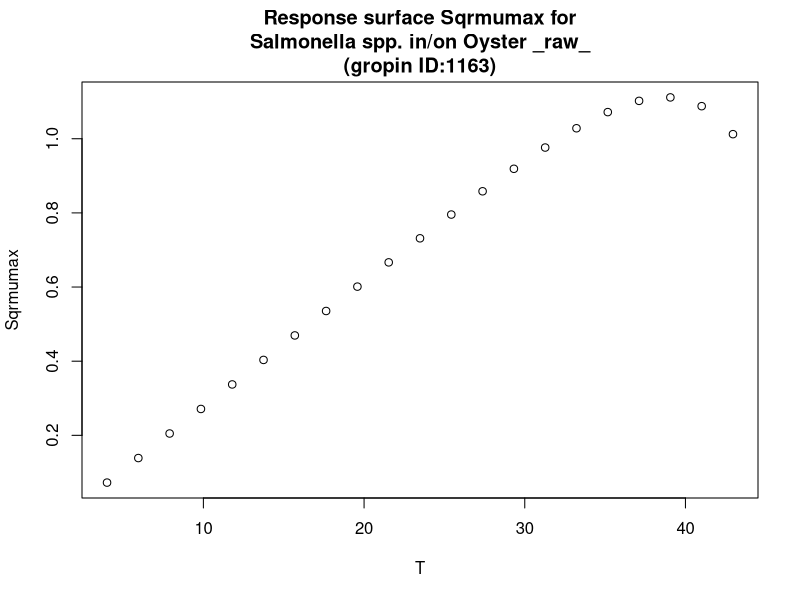

Reproduce this figure in R.
#############################
# start of Parameter script
#############################
T <- seq(4.004,42.957042957043,length.out=21)
#############################
# end of Parameter script
#############################
############################# 
# start of Model script Gropin ID 1163 
#############################
 
# constant coefficients for this model
 
variables <- data.frame(T)
argumentsPar <- expand.grid(variables)
 
# heart of the model
response_surface <- function(T) {
   mumax <-0.034*(T-1.87)*(1-exp(0.211*(T-49.07)))

return(mumax=mumax)
} 

# output parameters
responseSurface <- cbind(argumentsPar,response_surface(argumentsPar['T']))
colnames(responseSurface) <- c(colnames(argumentsPar),'Sqrmumax')
#############################
# End of Model script
#############################
############################# 
# start of Visualisation script Gropin ID 1163 
#############################
plot(T,responseSurface$'Sqrmumax',xlab='T',
                          ylab='Sqrmumax',main='Response surface Sqrmumax for
Salmonella spp. in/on Oyster _raw_
(gropin ID:1163)')
#############################
# End of Visualisation script
#############################
